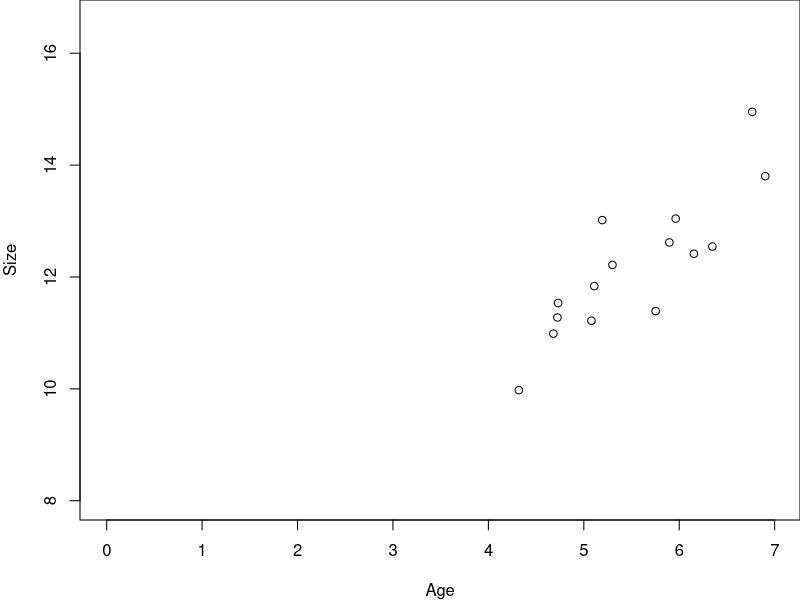
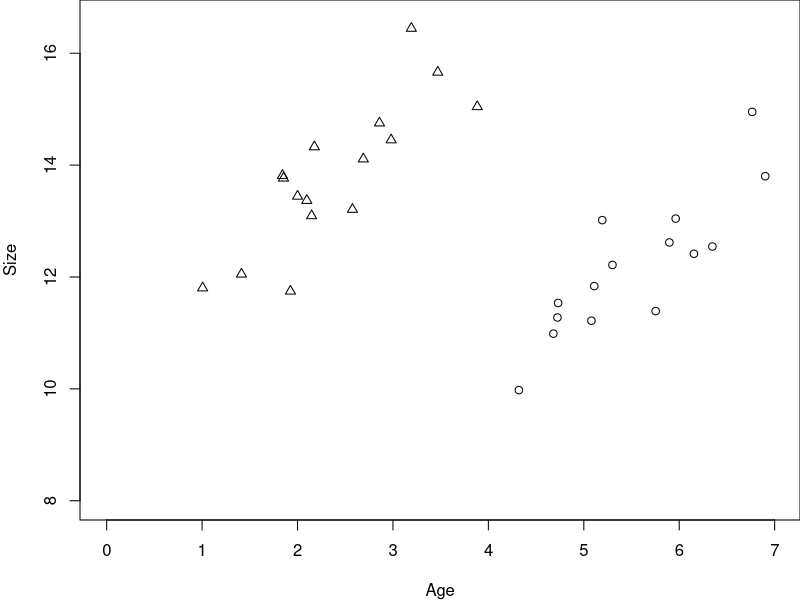
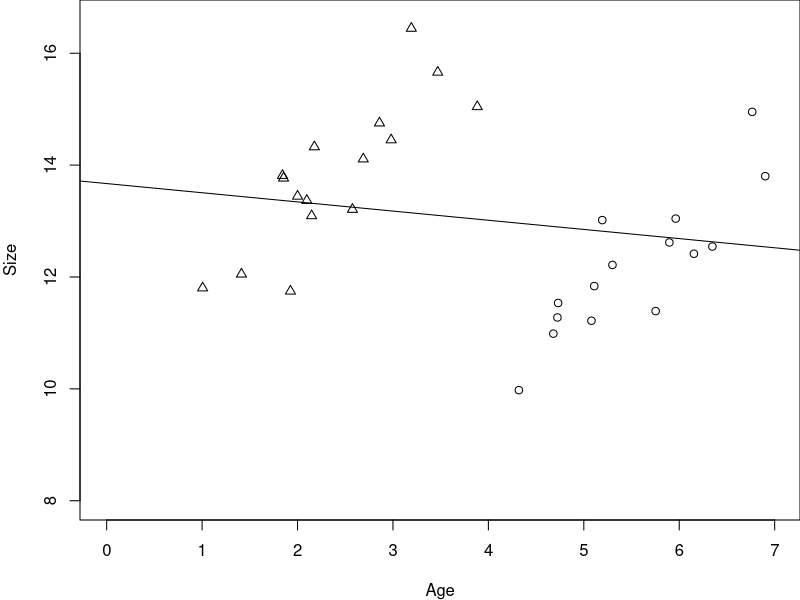
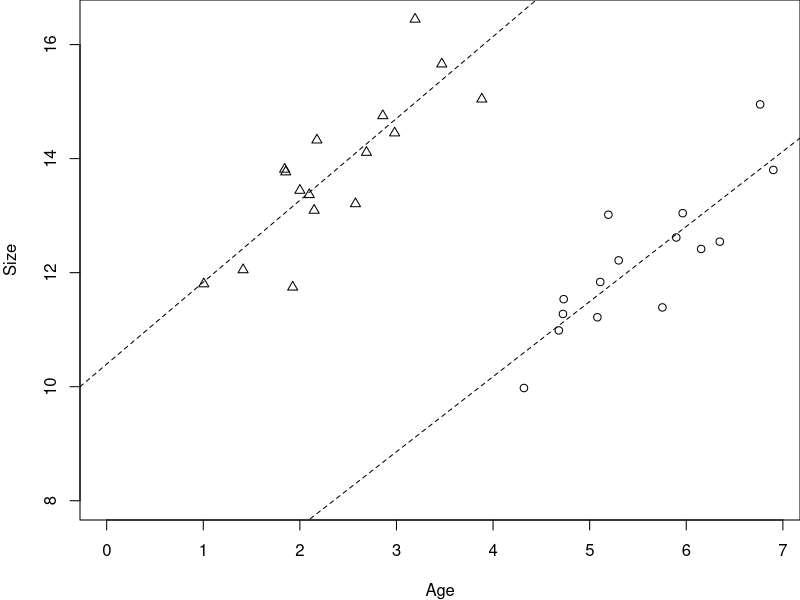
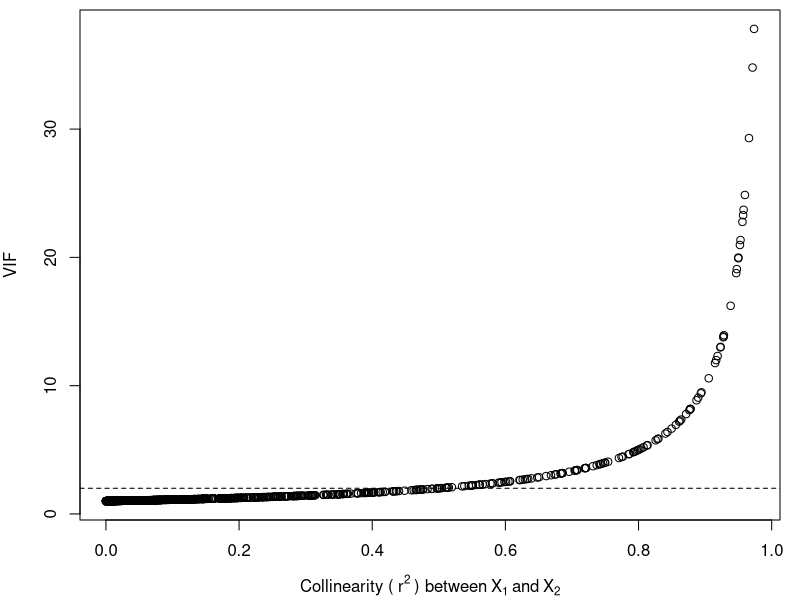
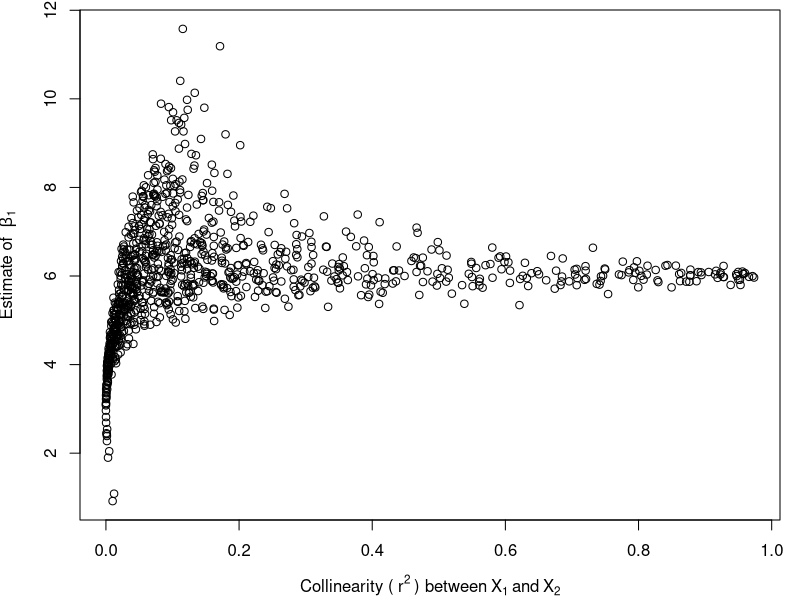
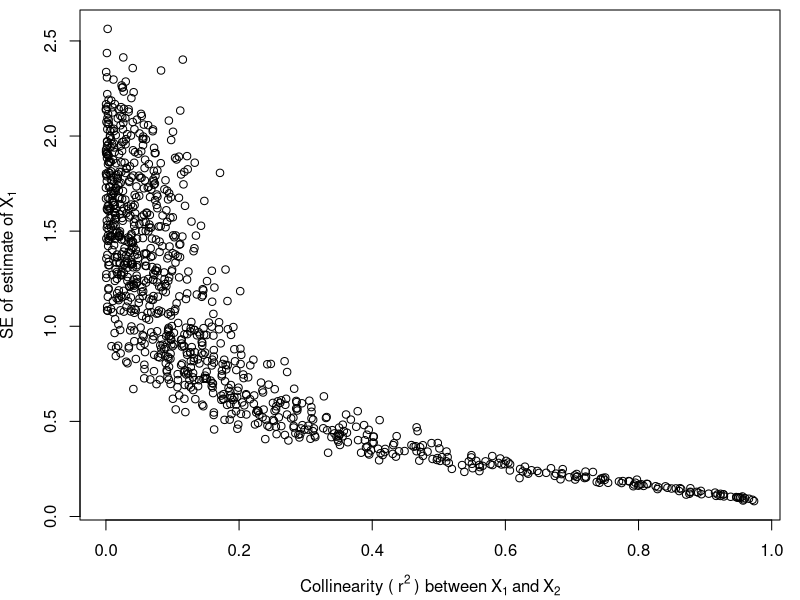
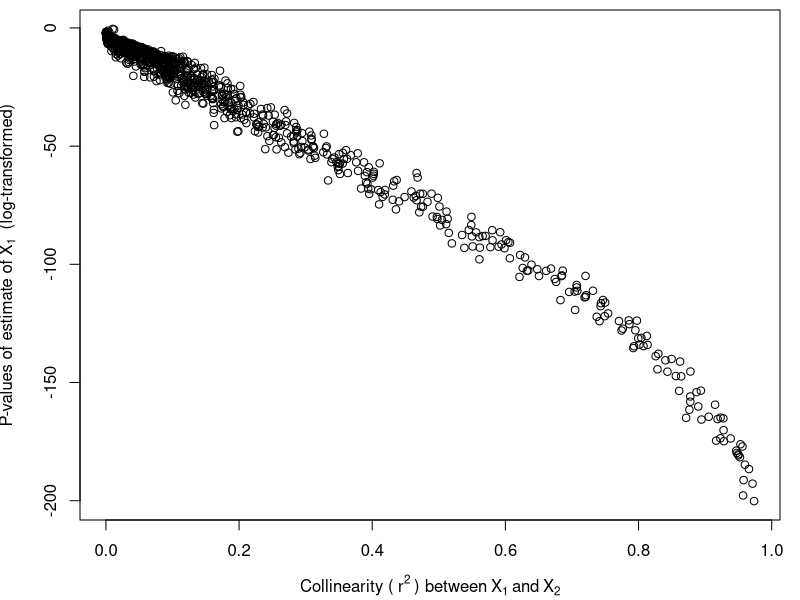

Source code (R) for these figures, in order: (Note: this script raises an error after producing the figures.)
## ---- chunk 1

knitr::opts_chunk$set(
	echo = TRUE,
	message = FALSE,
	warning = FALSE,
	cache = TRUE
	)
## ---- chunk 2

#  NRES 710, Multi-variable Modeling - Collinearity
#     University of Nevada, Reno

## ---- chunk 3
# Set the seed for reproducibility & set graphing parameter
set.seed(123); par(mar=c(4,4,0,0))

# Load in the data
datum <- read.csv("lecture_12_dataset1.csv")

# Get rid of old animals for this example
datum <- subset(datum, Age < 7)

# Subset to just older females
females <- subset(datum, Sex == "Female" & Age > 4)

# Plot the data
plot(Size ~ Age, data = females,
     xlim=c(0,max(datum$Age)), ylim=c(8, max(datum$Size)), pch = 1)

## ---- chunk 4
# Set the seed for reproducibility & set graphing parameter
set.seed(123); par(mar=c(4,4,0,0))

# Subset to just older females
males <- subset(datum, Sex == "Male" & Age < 4)
males$Size <- males$Size + 4

# Plot the data
plot(Size ~ Age, data = females,
     xlim=c(0,max(datum$Age)), ylim=c(8, max(datum$Size)), pch = 1)
points(males$Age, males$Size, pch=2)

## ---- chunk 5
# Set the seed for reproducibility & set graphing parameter
set.seed(123); par(mar=c(4,4,0,0))

# Plot the data
plot(Size ~ Age, data = females,
     xlim=c(0,max(datum$Age)), ylim=c(8, max(datum$Size)), pch = 1)
points(males$Age, males$Size, pch=2)

# Bind data and run simple lm()
datum <- rbind(females, males)
results <- lm(Size ~ Age, data = datum)
abline(results)

## ---- chunk 6
# Set the seed for reproducibility & set graphing parameter
set.seed(123); par(mar=c(4,4,0,0))

# Plot the data
plot(Size ~ Age, data = females,
     xlim=c(0,max(datum$Age)), ylim=c(8, max(datum$Size)), pch = 1)
points(males$Age, males$Size, pch=2)

# Bind data and run simple lm()
datum <- rbind(females, males)
results <- lm(Size ~ Age, data = datum)

# lm() for males
results2 <- lm(Size ~ Age, data = males)
abline(results2, lty=2)

# lm() for females
results3 <- lm(Size ~ Age, data = females)
abline(results3, lty=2)

## ---- chunk 7
# Set the seed for reproducibility & set graphing parameter
set.seed(123); par(mar=c(4,4,0,0))

# Number of simulations
s <- 1000

# Empty vectors to save results from each simulation
simple_beta1 <- numeric(s)
simple_se1 <- numeric(s)
simple_p1 <- numeric(s)
multi_beta1 <- numeric(s)
multi_se1 <- numeric(s)
multi_p1 <- numeric(s)
r2 <- numeric(s)
vif <- numeric(s)

# x2 = x1 + error(0, z), where
# z can range from 0.5 (highly correlated to x1) to 20 (not correlated at ~all)
z_values <- seq(0.5, 20, length.out = s)

# Loop through each simulation replicate to measure everything
for (i in 1:s){
  
  # Number of datapoints per simulation
  n <- 100

  # x1
  x1 <- runif(n, 0, 10) # Random, uniform variable; only simulated once

  # error for y; only simulated once
  error <- rnorm(n, 0, 2)
  
  # X2 for each simulation
  x2 <- x1 + rnorm(n, 0, z_values[i])
  
  # Y for each
  y <- 10 + 3 * x1 + 3 * x2 + error

  # Simple model
  results1 <- lm(y ~ x1)
  simple_beta1[i] <- summary(results1)$coefficients[2,1]
  simple_se1[i] <- summary(results1)$coefficients[2,2]
  simple_p1[i] <- summary(results1)$coefficients[2,4]

  # Multi-variable model
  results2 <- lm(y ~ x1 + x2)
  multi_beta1[i] <- summary(results2)$coefficients[2,1]
  multi_se1[i] <- summary(results2)$coefficients[2,2]
  multi_p1[i] <- summary(results2)$coefficients[2,4]

  # R^2 between X-variables
  model_x12 <- lm(x2 ~ x1)
  r2[i] <- summary(model_x12)$r.squared
  
  # VIF for multi-variable model
  vif[i] <- car::vif(results2)["x1"]
}

## ---- chunk 8
# Set the seed for reproducibility & set graphing parameter
set.seed(123); par(mar=c(4,4,0.5,1))

# Plotting VIF against collinearity values
plot(r2, vif, xlab = expression("Collinearity ("~ r^2 ~") between" ~ X[1] ~ "and" ~ X[2]), ylab = "VIF")

# Add horizontal line for when VIF = 2
abline(h = 2, lty = 2)

## ---- chunk 9
# Set the seed for reproducibility & set graphing parameter
set.seed(123); par(mar=c(4,4,0.5,1))

# Plot beta1 estimate by collinearity values from the simple model
plot(r2, simple_beta1, xlab = expression("Collinearity ("~ r^2 ~") between" ~ X[1] ~ "and" ~ X[2]), ylab = expression("Estimate of " ~ beta[1]))

## ---- chunk 10
# Set the seed for reproducibility & set graphing parameter
set.seed(123); par(mar=c(4,4,0.5,1))

# Plot SE estimate by collinearity values from the simple model
plot(r2, simple_se1,
     xlab = expression("Collinearity ("~ r^2 ~") between" ~ X[1] ~ "and" ~ X[2]),
    ylab = expression("SE of estimate of" ~ X[1]))

## ---- chunk 11
# Set the seed for reproducibility & set graphing parameter
set.seed(123); par(mar=c(4,4,0.5,1))

# Plot p-values by collinearity values from the simple model
plot(r2, log(simple_p1),
     xlab = expression("Collinearity ("~ r^2 ~") between" ~ X[1] ~ "and" ~ X[2]),
     ylab = expression("P-values of estimate of" ~ X[1] ~ " (log-transformed)"))

## ---- chunk 12
# Set the seed for reproducibility & set graphing parameter
set.seed(123); par(mar=c(4,4,0.5,1))

# Plot beta1 estimate by collinearity values from the multi-variable model
plot(r2, multi_beta1, xlab = expression("Collinearity ("~ r^2 ~") between" ~ X[1] ~ "and" ~ X[2]), ylab = expression("Estimate of " ~ beta[1]))

# Add a horizontal line for when r^2 = 0.6
abline(v = 0.6, lty=2)

## ---- chunk 13
# Set the seed for reproducibility & set graphing parameter
set.seed(123); par(mar=c(4,4,0.5,1))

# Plot beta1 estimate by collinearity values from the multi-variable model
plot(r2, multi_se1, xlab = expression("Collinearity ("~ r^2 ~") between" ~ X[1] ~ "and" ~ X[2]), ylab = expression("SE of estimate of " ~ beta[1]))

## ---- chunk 14
# Set the seed for reproducibility & set graphing parameter
set.seed(123); par(mar=c(4,4,0.5,1))

# Plot beta1 estimate by collinearity values from the multi-variable model
plot(r2, log(multi_p1), xlab = expression("Collinearity ("~ r^2 ~") between" ~ X[1] ~ "and" ~ X[2]), ylab = expression("P-value of estimate of " ~ beta[1] ~ "(log-transformed)"))

## ---- chunk 15
# Set the seed for reproducibility & set graphing parameter
set.seed(123); par(mar=c(4,4,0,0))

# Number of simulations
s <- 1000

# Empty vectors to save results from each simulation
simple_beta1 <- numeric(s)
simple_se1 <- numeric(s)
simple_p1 <- numeric(s)
simple_beta2 <- numeric(s)
multi_beta1 <- numeric(s)
multi_beta2 <- numeric(s)
multi_se1 <- numeric(s)
multi_p1 <- numeric(s)
r2 <- numeric(s)
vif <- numeric(s)

# x2 = x1 + error(0, z), where
# z can range from 0.5 (highly correlated to x1) to 20 (not correlated at ~all)
z_values <- seq(0.5, 20, length.out = s)

# Loop through each simulation replicate to measure everything
for (i in 1:s){
  
  # Number of datapoints per simulation
  n <- 100

  # x1
  x1 <- runif(n, 0, 10) # Random, uniform variable; only simulated once

  # error for y; only simulated once
  error <- rnorm(n, 0, 2)
  
  # X2 for each simulation
  x2 <- x1 + rnorm(n, 0, z_values[i])
  
  # Y for each
  y <- 10 + 3 * x1 + error

  # Simple model of X1
  results1 <- lm(y ~ x1)
  simple_beta1[i] <- summary(results1)$coefficients[2,1]
  simple_se1[i] <- summary(results1)$coefficients[2,2]
  simple_p1[i] <- summary(results1)$coefficients[2,4]
  
  # Simple model of X2
  results2 <- lm(y ~ x2)
  simple_beta2[i] <- summary(results2)$coefficients[2,1]

  # Multi-variable model
  results3 <- lm(y ~ x1 + x2)
  multi_beta1[i] <- summary(results3)$coefficients[2,1]
  multi_beta2[i] <- summary(results3)$coefficients[3,1]
  multi_se1[i] <- summary(results3)$coefficients[2,2]
  multi_p1[i] <- summary(results3)$coefficients[2,4]

  # R^2 between X-variables
  model_x12 <- lm(x2 ~ x1)
  r2[i] <- summary(model_x12)$r.squared
  
  # VIF for multi-variable model
  vif[i] <- car::vif(results3)["x1"]
}

## ---- chunk 16
# Set the seed for reproducibility & set graphing parameter
set.seed(123); par(mar=c(4,4,0.5,1))

# Plotting VIF against collinearity values
plot(r2, vif, xlab = expression("Collinearity ("~ r^2 ~") between" ~ X[1] ~ "and" ~ X[2]), ylab = "VIF")

# Add horizontal line for when VIF = 2
abline(h = 2, lty = 2)

## ---- chunk 17
# Set the seed for reproducibility & set graphing parameter
set.seed(123); par(mar=c(4,4,0.5,1))

# Plot beta1 estimate by collinearity values from the simple model
plot(r2, simple_beta1, xlab = expression("Collinearity ("~ r^2 ~") between" ~ X[1] ~ "and" ~ X[2]), ylab = expression("Estimate of " ~ beta[1]))

## ---- chunk 18
# Set the seed for reproducibility & set graphing parameter
set.seed(123); par(mar=c(4,4,0.5,1))

# Plot SE estimate by collinearity values from the simple model
plot(r2, simple_se1,
     xlab = expression("Collinearity ("~ r^2 ~") between" ~ X[1] ~ "and" ~ X[2]),
    ylab = expression("SE of estimate of" ~ X[1]))

## ---- chunk 19
# Set the seed for reproducibility & set graphing parameter
set.seed(123); par(mar=c(4,4,0.5,1))

# Plot p-values by collinearity values from the simple model
plot(r2, log(simple_p1),
     xlab = expression("Collinearity ("~ r^2 ~") between" ~ X[1] ~ "and" ~ X[2]),
     ylab = expression("P-values of estimate of" ~ X[1] ~ " (log-transformed)"))

## ---- chunk 20
# Set the seed for reproducibility & set graphing parameter
set.seed(123); par(mar=c(4,4,0.5,1))

# Plot beta1 estimate by collinearity values from the simple model
plot(r2, simple_beta2, xlab = expression("Collinearity ("~ r^2 ~") between" ~ X[1] ~ "and" ~ X[2]), ylab = expression("Estimate of " ~ beta[2]))

## ---- chunk 21
# Set the seed for reproducibility & set graphing parameter
set.seed(123); par(mar=c(4,4,0.5,1))

# Plot beta1 estimate by collinearity values from the simple model
plot(r2, multi_beta1, xlab = expression("Collinearity ("~ r^2 ~") between" ~ X[1] ~ "and" ~ X[2]), ylab = expression("Estimate of " ~ beta[1]))

# Add line to indicate the start of variance inflation
abline(v = 0.6, lty = 2)

## ---- chunk 22
# Set the seed for reproducibility & set graphing parameter
set.seed(123); par(mar=c(4,4,0.5,1))

# Plot beta1 estimate by collinearity values from the simple model
plot(r2, multi_beta2, xlab = expression("Collinearity ("~ r^2 ~") between" ~ X[1] ~ "and" ~ X[2]), ylab = expression("Estimate of " ~ beta[2]))

# Add line to indicate the start of variance inflation
abline(v = 0.6, lty = 2)

## ---- chunk 23
par(mar=c(4,4,0,0))

# Read in the data
datum <- read.csv("lecture_13_dataset1.csv")

# Examine the data
head(datum, 10)

# Plot the data
plot(Size ~ Age, data = datum)

## ---- chunk 24
# Run lm() for different pairs of X-variables
results <- lm(Age ~ Sex, data = datum)
summary(results)

## ---- chunk 25
# Run lm() for different pairs of X-variables
results <- lm(Age ~ MotherSize, data = datum)
summary(results)

## ---- chunk 26
# Create new dataframe without categorical Sex
datum2 <- subset(datum, select = -Sex)
datum2 <- subset(datum2, select = -Size)

# Examine new subsetted data
head(datum2)

# Correlation matrix - runs a simple 'lm()' between each pair of X-variables
cor(datum2)

## ---- chunk 27
# Download 'car' by uncommenting this next line and running it through your console
# install.packages("car", dependencies=TRUE)

## ---- chunk 28
# Full linear model with all X-variables
results <- lm(Size ~ Age + Sex + MotherSize + FatherSize, data = datum)

# Use the VIF function from 'car'
# using 'car::vif()' will tell R to call the function 'vif()' from the package 'car' specifically
car::vif(results)

## ---- chunk 29
# Square-root this to get VIF in terms of Standard Error
car::vif(results)^0.5

## ---- chunk 30
# Simple linear model of Size ~ Age
results <- lm(Size ~ Age, data = datum)
summary(results)

## ---- chunk 31
# Simple linear model of Size ~ MotherSize
results <- lm(Size ~ MotherSize, data = datum)
summary(results)

## ---- chunk 32
# Simple linear model of Size ~ MotherSize
results <- lm(Size ~ Age + MotherSize, data = datum)
summary(results)

## ---- chunk 33
# Simple linear model of Size ~ MotherSize
results <- lm(Size ~ Age + Sex + MotherSize + FatherSize, data = datum)
summary(results)



## ---- chunk 34
################################ 'Truth' ################################### 
### Lecture 13: code to simulate collinear data and to demonstrate how
### failing to account for collinearity influences estimates and uncertainty

## Simulation Exercise 1

# Set the seed for reproducibility
set.seed(123)

# Number of simulations
s <- 1000

# Empty vectors to save results from each simulation
simple_beta1 <- numeric(s)
simple_se1 <- numeric(s)
simple_p1 <- numeric(s)
multi_beta1 <- numeric(s)
multi_se1 <- numeric(s)
multi_p1 <- numeric(s)
r2 <- numeric(s)
vif <- numeric(s)

# x2 = x1 + error(0, z), where
# z can range from 0.5 (highly correlated to x1) to 20 (not correlated at ~all)
z_values <- seq(0.5, 20, length.out = s)

# Loop through each simulation replicate to measure everything
for (i in 1:s){
  
  # Number of datapoints per simulation
  n <- 100

  # x1
  x1 <- runif(n, 0, 10) # Random, uniform variable; only simulated once

  # error for y; only simulated once
  error <- rnorm(n, 0, 2)
  
  # X2 for each simulation
  x2 <- x1 + rnorm(n, 0, z_values[i])
  
  # Y for each
  y <- 10 + 3 * x1 + 3 * x2 + error

  # Simple model
  results1 <- lm(y ~ x1)
  simple_beta1[i] <- summary(results1)$coefficients[2,1]
  simple_se1[i] <- summary(results1)$coefficients[2,2]
  simple_p1[i] <- summary(results1)$coefficients[2,4]

  # Multi-variable model
  results2 <- lm(y ~ x1 + x2)
  multi_beta1[i] <- summary(results2)$coefficients[2,1]
  multi_se1[i] <- summary(results2)$coefficients[2,2]
  multi_p1[i] <- summary(results2)$coefficients[2,4]

  # R^2 between X-variables
  model_x12 <- lm(x2 ~ x1)
  r2[i] <- summary(model_x12)$r.squared
  
  # VIF for multi-variable model
  vif[i] <- car::vif(results2)["x1"]
}

## Simulation Exercise 2

# Set seed
set.seed(123)

# Number of simulations
s <- 1000

# Empty vectors to save results from each simulation
simple_beta1 <- numeric(s)
simple_se1 <- numeric(s)
simple_p1 <- numeric(s)
simple_beta2 <- numeric(s)
multi_beta1 <- numeric(s)
multi_beta2 <- numeric(s)
multi_se1 <- numeric(s)
multi_p1 <- numeric(s)
r2 <- numeric(s)
vif <- numeric(s)

# x2 = x1 + error(0, z), where
# z can range from 0.5 (highly correlated to x1) to 20 (not correlated at ~all)
z_values <- seq(0.5, 20, length.out = s)

# Loop through each simulation replicate to measure everything
for (i in 1:s){
  
  # Number of datapoints per simulation
  n <- 100

  # x1
  x1 <- runif(n, 0, 10) # Random, uniform variable; only simulated once

  # error for y; only simulated once
  error <- rnorm(n, 0, 2)
  
  # X2 for each simulation
  x2 <- x1 + rnorm(n, 0, z_values[i])
  
  # Y for each
  y <- 10 + 3 * x1 + error

  # Simple model of X1
  results1 <- lm(y ~ x1)
  simple_beta1[i] <- summary(results1)$coefficients[2,1]
  simple_se1[i] <- summary(results1)$coefficients[2,2]
  simple_p1[i] <- summary(results1)$coefficients[2,4]
  
  # Simple model of X2
  results2 <- lm(y ~ x2)
  simple_beta2[i] <- summary(results2)$coefficients[2,1]

  # Multi-variable model
  results3 <- lm(y ~ x1 + x2)
  multi_beta1[i] <- summary(results3)$coefficients[2,1]
  multi_beta2[i] <- summary(results3)$coefficients[3,1]
  multi_se1[i] <- summary(results3)$coefficients[2,2]
  multi_p1[i] <- summary(results3)$coefficients[2,4]

  # R^2 between X-variables
  model_x12 <- lm(x2 ~ x1)
  r2[i] <- summary(model_x12)$r.squared
  
  # VIF for multi-variable model
  vif[i] <- car::vif(results3)["x1"]
}

## Data for analysis in class
# Set the seed for reproducibility & set graphing parameter
set.seed(123)

# This is similar to the Age, Sex, and Size data we simulated for last class.
# There is no collinearity between Age and Sex.

# X-variables
n <- 50
Sex <- c(rep("Female", n), rep("Male", n))
Age <- runif(n * 2, 1, 10)
dummy <- data.frame(model.matrix(~ Sex - 1))
colnames(dummy) <- c("Female", "Male")

# However, there are now two additional X-variables: MotherSize and FatherSize
# And both of those variables are a function of Age
MotherSize <- rnorm(n * 2, Age - 5, 1)
FatherSize <- rnorm(n * 2, Age, 1)

# All of these variables influence size, so they are all examples of confounding variables.

# Simulate error
Error <- rnorm(n * 2, 0, 1.2)

# Predict Y
Response <- 4 + 1.5 * Age + 2.5 * dummy$Male + 0.2 * MotherSize + 0.2 * FatherSize + Error

# Dataframe
datum <- data.frame(Age = Age, Sex = Sex, Male = dummy$Male, MotherSize = MotherSize, FatherSize = FatherSize, Size = Response)

# Save the data
write.csv(datum, "lecture_13_dataset1.csv", row.names = FALSE)
